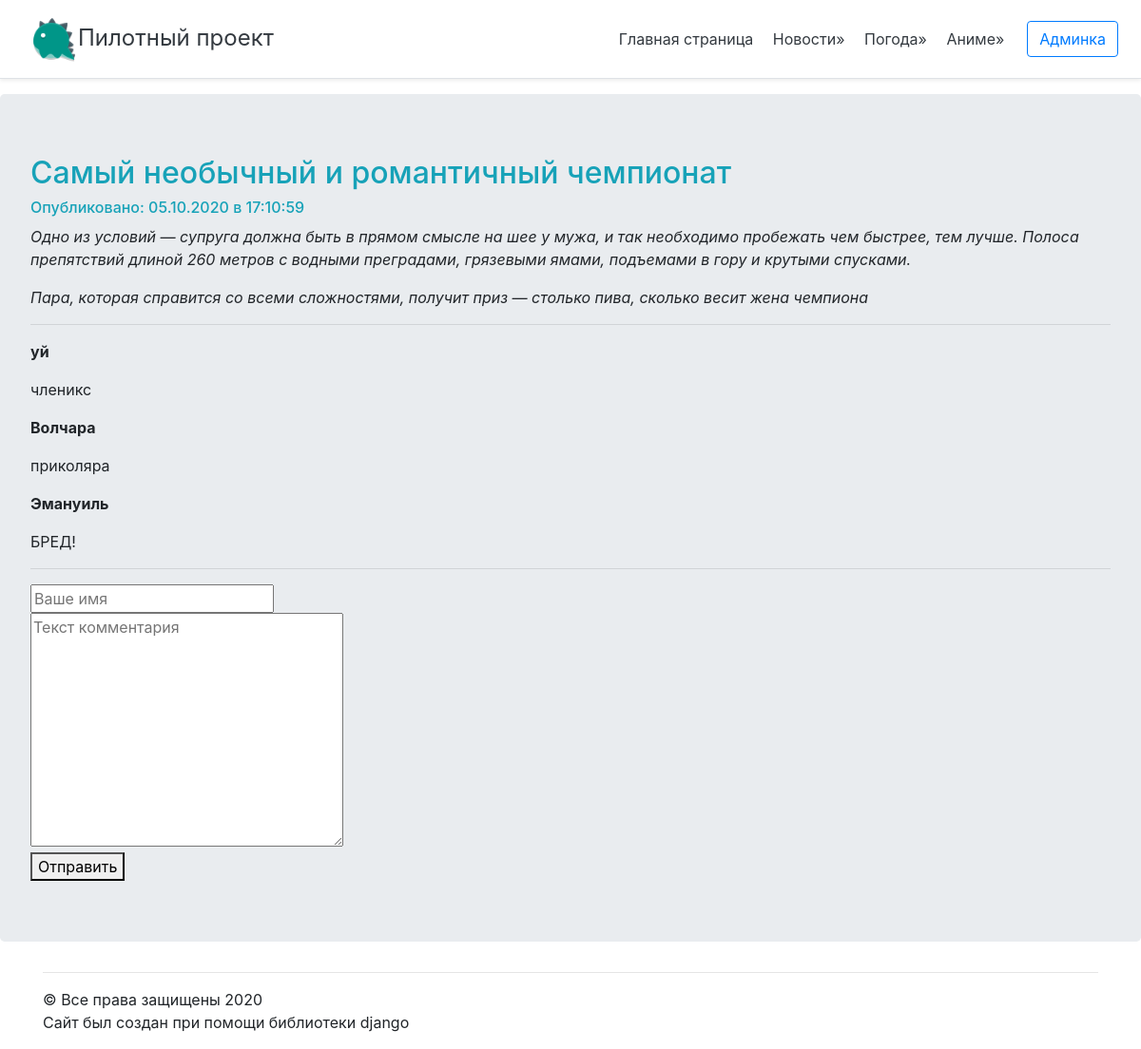
The page /news/5/ on the database as committed earlier.
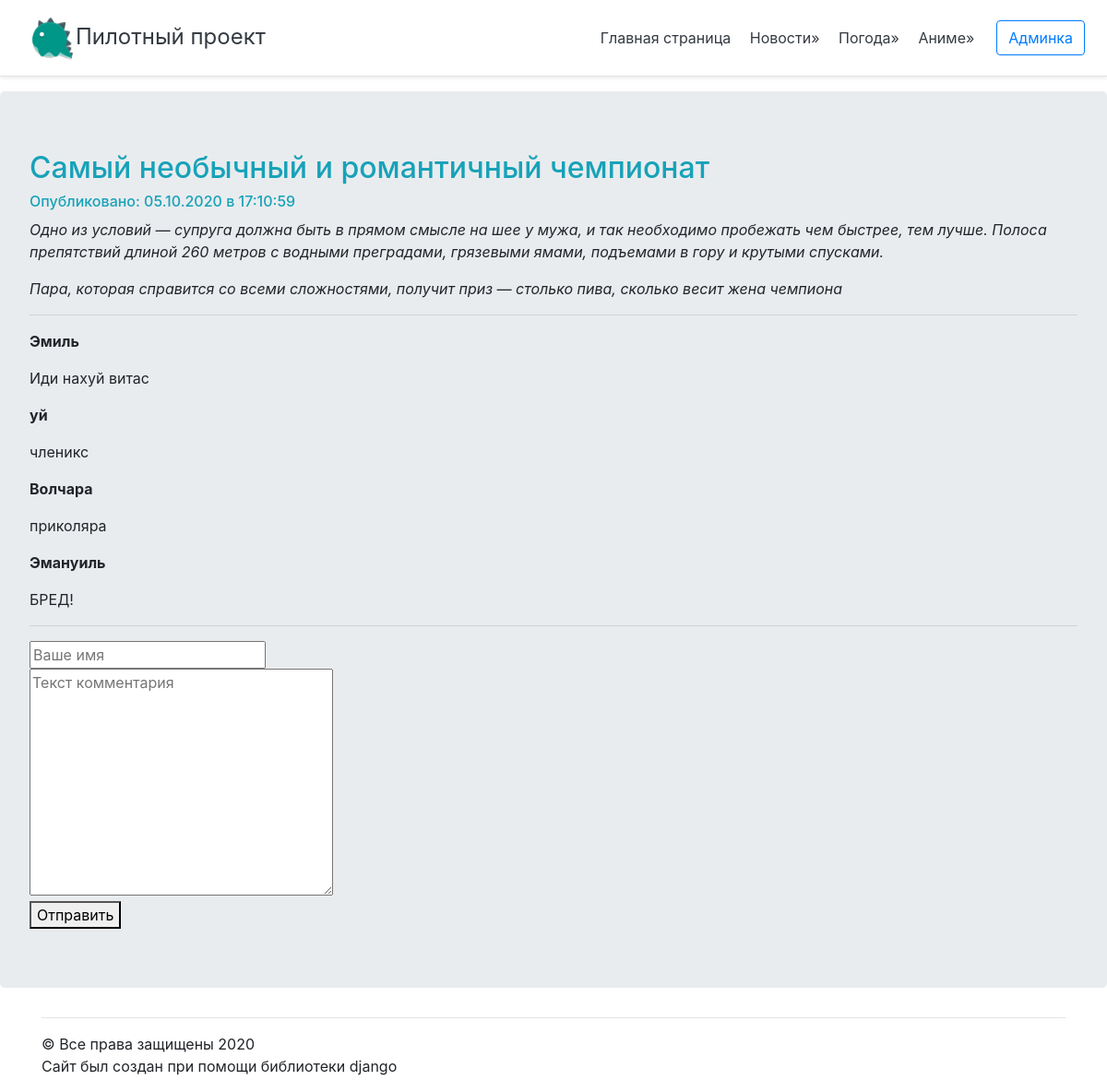
The same page on the database as committed later.
### mysite/apps/news/models.py (models this page shows, shortened)
class Comment(models.Model):
    article = models.ForeignKey(Articles, on_delete = models.CASCADE)
    author_name = models.CharField('Имя автора', max_length= 50)
    comment_text = models.CharField('Текст комментария', max_length= 200)
    class Meta:
        verbose_name = 'Комментарий'
        verbose_name_plural = 'Комментарии'

### mysite/apps/news/views.py (the view)
# urls.py: path('<int:article_id>/', views.detail, name = 'detail'),
def detail(request, article_id):
    try:
        a = Articles.objects.get( id = article_id)
    except:
        raise Http404("Статья не найдена!")
    latest_comments_list = a.comment_set.order_by('-id')[:10]
    return render(request, 'news/post.html',{'article': a,'latest_comments_list': latest_comments_list})

### mysite/apps/news/models.py (called while the page is built)
    def was_published_recently(self):
        return self.date >= (timezone.now() - datetime.timedelta(days = 1))

### mysite/templates/news/post.html (shortened to what this page needs)
{% extends "mainApp/wrapper.html" %}
{% block   content %}
    <h2 class="text-info">{{article.title}}</h2>
    <h6 class="text-info">Опубликовано: {{article.date|date:"d.m.Y в H:m:s"}}</h6>
    <em>{{article.post|safe|linebreaks}}</em>
    <hr>
    {% if latest_comments_list %}
        {%  for c in latest_comments_list%}
            <p>
                <strong>{{c.author_name}}</strong>
                <p>{{c.comment_text}}</p>
            </p>
        {% endfor %}
    {% else %}
    Комментарии не найдены! Станьте первым
    {% endif %}
    <hr>
    <form action="{% url 'news:leave_comment' article.id %}" method="POST">
        <input type="text" required placeholder="Ваше имя" name="name"><br>
        <textarea name="text" required="" placeholder="Текст комментария" cols="30" rows="10"></textarea><br>
        <button type="submit">Отправить</button>
    </form>
{% endblock %}

Rows that differ between the two databases and show on the page:
added Comment: author_name "Эмиль", comment_text "Иди нахуй витас"
